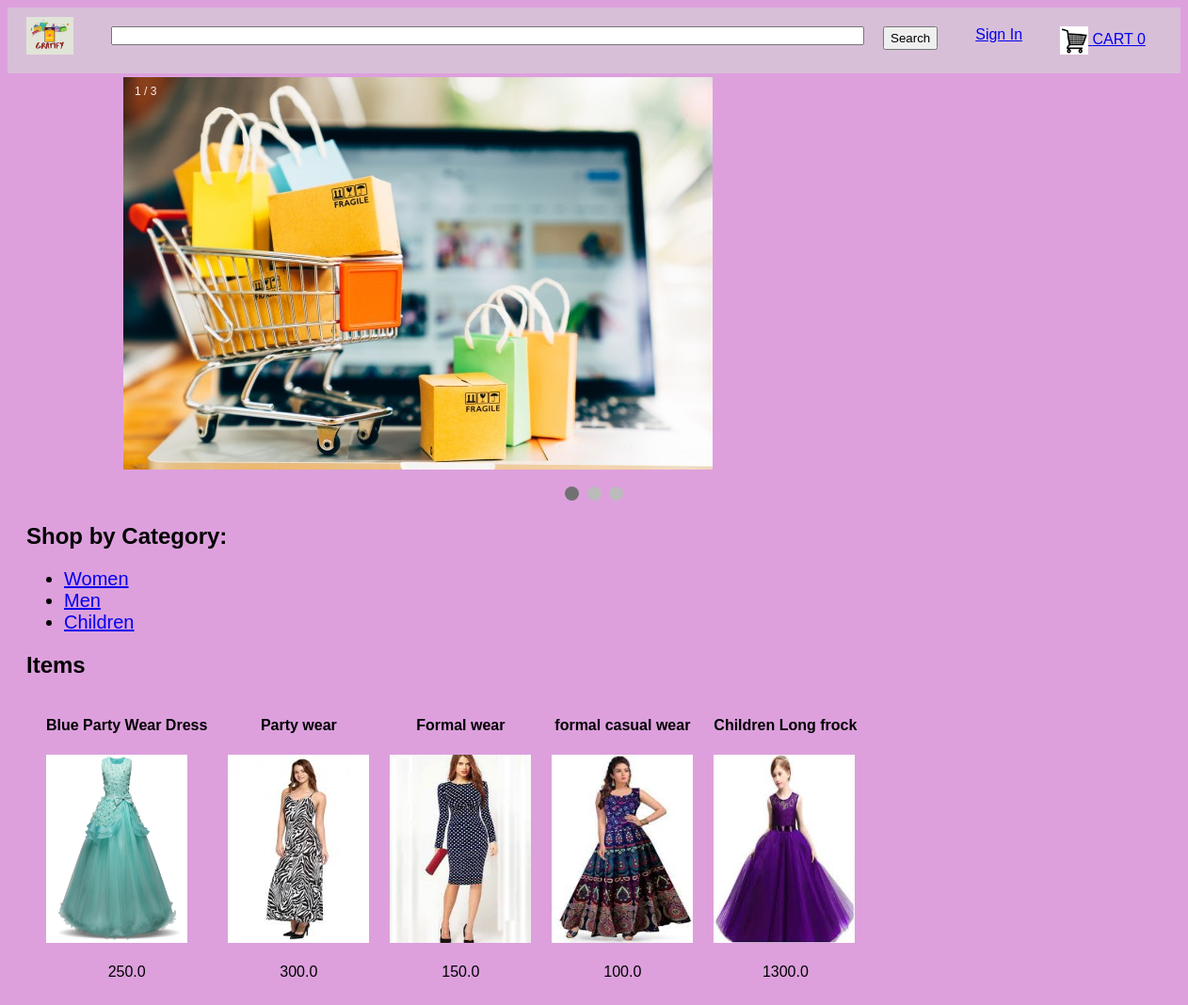
Before: / with the older database file.
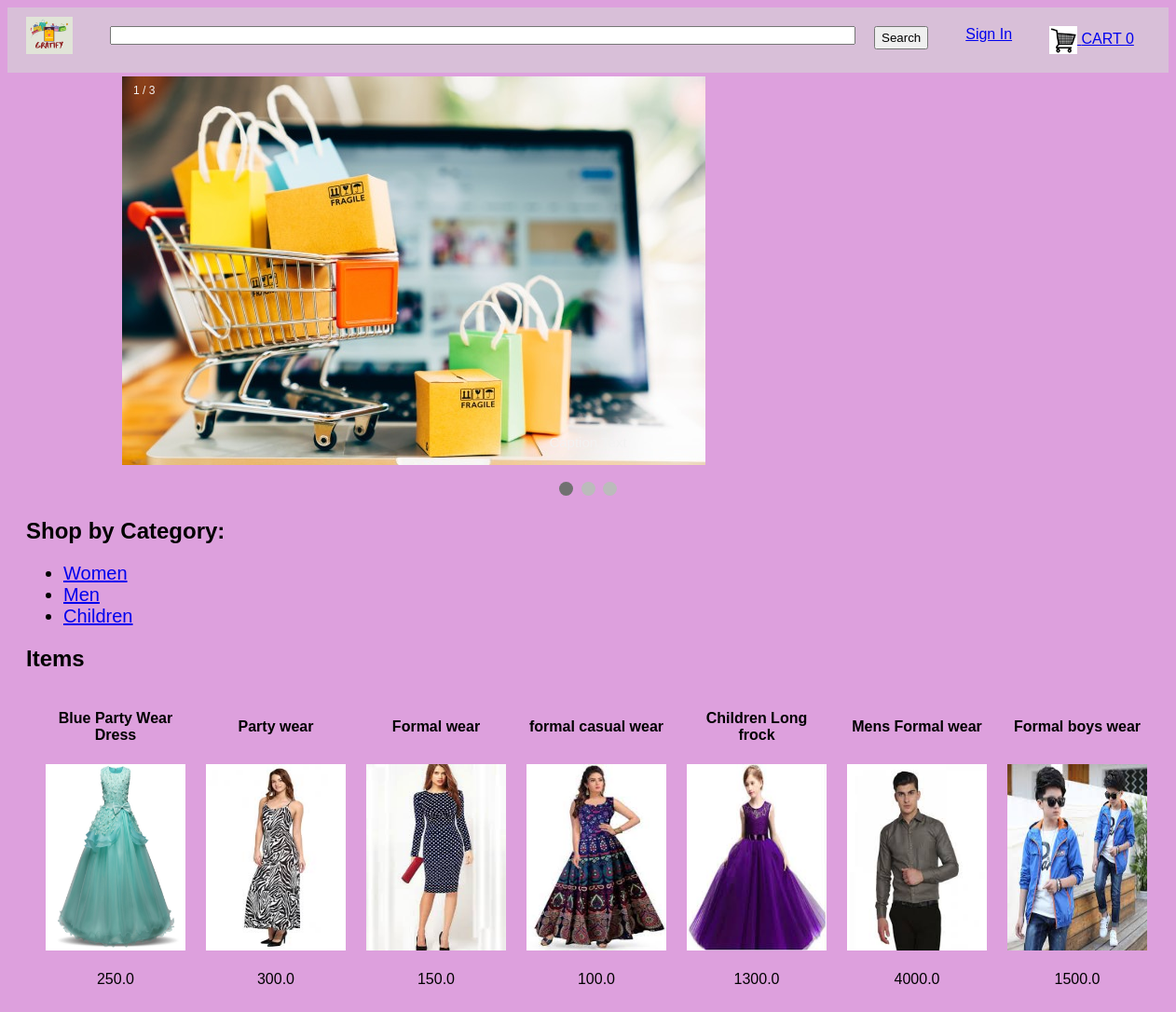
After: the same page with the newer database file.
### tables this page shows
CREATE TABLE categories 
        (categoryId INTEGER PRIMARY KEY, 
        name TEXT);

CREATE TABLE products
		(productId INTEGER PRIMARY KEY,
		name TEXT,
		price REAL,
		description TEXT,
		image TEXT,
		stock INTEGER,
		categoryId INTEGER,
		FOREIGN KEY(categoryId) REFERENCES categories(categoryId)
		);

### home.py (the view)
@app.route('/')
def main():
    loggedIn, firstName, noOfItems = getLoginDetails()
    with sqlite3.connect('gratify.db') as conn:
        cur = conn.cursor()
        cur.execute('SELECT productId, name, price, description, image, stock FROM products')
        itemData = cur.fetchall()
        cur.execute('SELECT categoryId, name FROM categories')
        categoryData = cur.fetchall()
    itemData = parse(itemData)
    return render_template('home.html', itemData=itemData, loggedIn=loggedIn, firstName=firstName, noOfItems=noOfItems,categoryData=categoryData)

### home.py (called while the page is built)
def getLoginDetails():
    with sqlite3.connect('gratify.db') as conn:
        cur = conn.cursor()
        if 'email' not in session:
            loggedIn = False
            firstName = ''
            noOfItems = 0
        else:
            loggedIn = True
            cur.execute("SELECT userId, firstName FROM users WHERE email = ?", (session['email'], ))
            userId, firstName = cur.fetchone()
            cur.execute("SELECT count(productId) FROM kart WHERE userId = ?", (userId, ))
            noOfItems = cur.fetchone()[0]
    conn.close()
    return (loggedIn, firstName, noOfItems)

def parse(data):
    ans = []
    i = 0
    while i < len(data):
        curr = []
        for j in range(7):
            if i >= len(data):
                break
            curr.append(data[i])
            i += 1
        ans.append(curr)
    return ans

### templates/home.html (shortened to what this page needs)
<!DOCTYPE html>
<html lang="en">
<head>
    <link rel="stylesheet" href={{url_for('static', filename='css/home.css')}} />
    <link rel="stylesheet" href={{url_for('static', filename='css/topStyle.css')}} />
	<div id="title">
	<a href="/">
		<img id="logo" src= {{url_for('static', filename='images/logo.png')}} />
	</a>
	<form>
		<input id="searchBox" type="text" name="searchQuery">
		<input id="searchButton" type="submit" value="Search">
	</form>
	{% if not loggedIn %}
	<div id="signInButton">
		<a class="link" href="/loginForm">Sign In</a>
	</div>
	{% endif %}
	<div id="kart">
		<a class="link" href="/cart">
			<img src={{url_for('static', filename='images/shoppingCart.png')}} id="cartIcon" />
			CART {{noOfItems}}
		</a>
	</div>
</div>
</head>
<body style = "background-color:rgb(221,160,221);">
<div class="slideshow-container">
<div class="mySlides fade">
  <div class="numbertext">1 / 3</div>
  <img id="auto1" src= {{url_for('static', filename='images/slide1.png')}} />
  <div class="text">Caption Text</div>
</div>
</div>
<br>
<div style="text-align:center">
  <span class="dot"></span>
  <span class="dot"></span>
  <span class="dot"></span>
</div>
<div class="display">
	<div class="displayCategory">
		<h2>Shop by Category: </h2>
		<ul>
			{% for row in categoryData %}
			<li><a href="/displayCategory?categoryId={{row[0]}}">{{row[1]}}</a></li>
			{% endfor %}
		</ul>
	</div>
	<div>
		<h2>Items</h2>
		{% for data in itemData %}
		<table>
			<tr id="productName">
				{% for row in data %}
				<td>
					{{row[1]}}
				</td>
				{% endfor %}
			</tr>
			<tr id="productImage">
				{% for row in data %}
				<td>
					<a href="/productDescription?productId={{row[0]}}">
						<img src={{url_for('static', filename='uploads/' + row[4])}} id="itemImage" />
					</a>
				</td>
				{% endfor %}
			</tr>
			<tr id="productPrice">
				{% for row in data %}
				<td>
					{{row[2]}}
				</td>
				{% endfor %}
			</tr>
		</table>
		{% endfor %}
	</div>
</div>
</body>
</html>

Changed rows visible on the page:
added products: name "Mens Formal wear", image (picture), price "4000.0"
added products: name "Formal boys wear", image (picture), price "1500.0"
